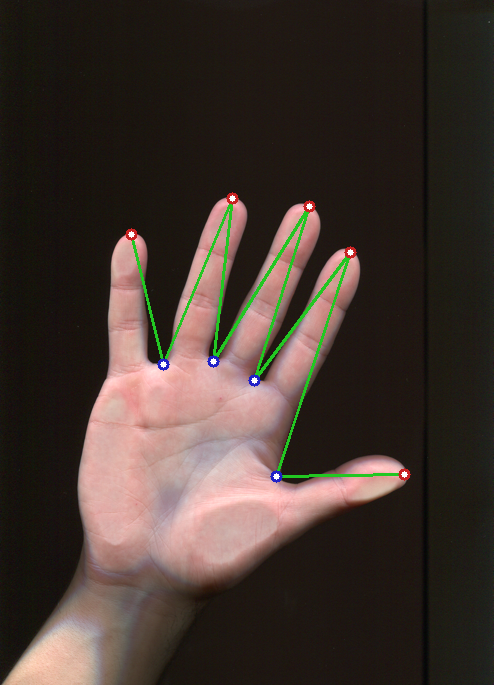
#> input picture lab02/output/003.tif, 494 x 685 px, given in place of 001.tif, which was not available
$ jupyter execute --allow-errors 'Отчет.ipynb'   (shell and % lines are left out)   (Python 2 division)   (older library calls are emulated)   (text cells are left out)
#> lines starting #> are read from the running program, lines starting #| are printed output that depends on the picture; after the words box and inside, x2 and y2 are one past the last pixel; in counts of white or black regions, pixels touching at a corner belong together; pictures that were not available may be replaced by others from this repository, and a replacement may not be noted
### lab02/src/processing/utils/__init__.py
#!/usr/bin/env python
# -*- coding: utf-8 -*-

import numpy as np

import cv2

from scipy.spatial import distance_matrix


def create_brush(d):
    brush = np.zeros((d, d), dtype=np.uint8)
    cv2.circle(brush, (d // 2, d // 2), d // 2, 1, -1)
    return brush


brush_3 = np.ones((3, 3), dtype=np.uint8)
brush_3[0,0] = brush_3[0,2] = brush_3[2,0] = brush_3[2,2] = 0

brush_5 = np.ones((5, 5), dtype=np.uint8)
brush_5[0,0] = brush_5[0,4] = brush_5[4,0] = brush_5[4,4] = 0

brush_15 = create_brush(15)

brush_70 = create_brush(70)


def check_image_consistency(img):
    return img.min() == 0 and img.max() == 255 and img.dtype == np.uint8


def scale_image_pixels(img):
    img = img.astype(np.float32)
    img = (img - img.min()) / (img.max() - img.min()) * 255
    return img.astype(np.uint8)


# [58 lines left out: functions argsort_vertices, choose_unique_points, padding, not called in this run]

### lab02/src/processing/masks.py
#!/usr/bin/env python
# -*- coding: utf-8 -*-

from utils import *
from utils.transform import *
from utils.morphology import *

from skimage.morphology import skeletonize


def create_hand_mask(img_gray):
    _, img_mask = cv2.threshold(img_gray, 45, 255, cv2.THRESH_BINARY)
    img_mask = scale_image_pixels(img_mask)
    img_mask = remove_holes(img_mask)

    skeleton = skeletonize(img_mask > 0)
    skeleton = scale_image_pixels(skeleton)
    skeleton = cv2.dilate(skeleton, brush_5)
    skeleton = skeleton > 0

    distance = cv2.distanceTransform(img_mask, cv2.DIST_L2, 5)

    r = distance[np.where(skeleton)]
    mask = np.logical_and(skeleton, distance >= .9 * r.max())
    centers = np.where(mask)
    radiuses = distance[centers] + 10

    img_mask_copy = img_mask.copy()

    center = np.unravel_index(np.argmax(distance, axis=None), distance.shape)
    radius_ = int(np.ceil(distance[center[0], center[1]]) + 10)

    img_mask = cv2.circle(img_mask, (center[1], center[0]), radius_, 0, -1)
    for row, col, radius in zip(centers[0], centers[1], radiuses):
        img_mask = cv2.circle(img_mask, (col, row), radius, 0, -1)
    img_mask = remove_border_objects(img_mask)

    # img_mask = remove_sparse_objects(img_mask, area=5000, solidity=0.5)

    img_mask = remove_small_objects(img_mask)

    img_mask = cv2.circle(img_mask, (center[1], center[0]), radius_, 255, -1)
    for row, col, radius in zip(centers[0], centers[1], radiuses):
        img_mask = cv2.circle(img_mask, (col, row), radius, 255, -1)
    img_mask = cv2.bitwise_and(img_mask, img_mask_copy)

    img_mask = cv2.bitwise_and(img_gray, img_gray, mask=img_mask)

    _, img_mask = cv2.threshold(img_mask, 55, 255, cv2.THRESH_BINARY)

    img_mask = find_largest_object(img_mask)
    img_mask = remove_holes(img_mask)

    return img_mask


# [54 lines left out: functions position_hand_mask, create_palm_and_fingers_masks, not called in this run]

### lab02/Отчет.ipynb
[cell 1]
import os
import re
import sys

import numpy as np
import pandas as pd

from collections import Counter
from operator import attrgetter, itemgetter

import cv2
import skimage
import joblib

import matplotlib.pyplot as plt

[cell 2]
def plot_image(img, zoom=1.5):
#> called with img = array of shape (15, 15), zoom = 0.2
    assert(2 <= len(img.shape) <= 3)

    is_gray = len(img.shape) == 2
    if not is_gray:
        img = img[:,:,::-1]
    n_len = 6.5

    n, m = img.shape[:2]
    frac = n / float(m)
    n, m = zoom * frac * n_len, zoom * n_len

    fig = plt.figure(figsize=(n, m))
    ax = fig.add_subplot(111)
    ax.imshow(img, cmap='gray' if is_gray else None)
    ax.set_yticklabels([])
    ax.set_xticklabels([])
    plt.axis("off")
    plt.show()
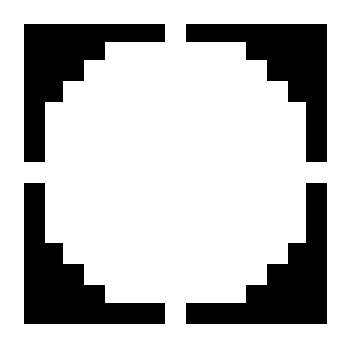
#> figure drawn by matplotlib, 1 panel

[cell 3]
def plot_hists(img, x_lim=(0, 255)):
    assert(2 <= len(img.shape) <= 3)

    if len(img.shape) == 3:
        f, ax = plt.subplots(3, 1, sharex=True, figsize=(6, 6))

        for i, ch in enumerate(['Blue', 'Green', 'Red']):
            values = img[:,:,i].reshape(-1)
            if x_lim != (0, 255):
                mask = np.logical_and(x_lim[0] <= values, values <= x_lim[1])
                values = values[mask]

            ax[i].set_xlim(x_lim)
            ax[i].hist(values, bins=x_lim[1]-x_lim[0]+1, color=ch.lower())
            ax[i].set_title(ch)
    elif len(img.shape) == 2:
        f, ax = plt.subplots(1, 1, sharex=True, figsize=(6, 2))

        values = img.reshape(-1)
        if x_lim != (0, 255):
            mask = np.logical_and(x_lim[0] <= values, values <= x_lim[1])
            values = values[mask]

        ax.set_xlim(x_lim)
        ax.hist(values, bins=x_lim[1]-x_lim[0]+1)
        ax.set_title('Gray')

    plt.show()

[cell 4]
def check_image_consistency(img):
    return img.min() == 0 and img.max() == 255 and img.dtype == np.uint8

[cell 5]
def scale_image_pixels(img):
    img = img.astype(np.float32)
    img = (img - img.min()) / (img.max() - img.min()) * 255
    return img.astype(np.uint8)

[cell 6]
def create_brush(d):
    brush = np.zeros((d, d), dtype=np.uint8)
    cv2.circle(brush, (d // 2, d // 2), d // 2, 1, -1)
    return brush

[cell 7]
brush_3 = np.ones((3, 3), dtype=np.uint8)
brush_3[0,0] = brush_3[0,2] = brush_3[2,0] = brush_3[2,2] = 0
brush_3

[cell 8]
brush_5 = np.ones((5, 5), dtype=np.uint8)
brush_5[0,0] = brush_5[0,4] = brush_5[4,0] = brush_5[4,4] = 0
brush_5

[cell 9]
brush_15 = create_brush(15)
plot_image(brush_15, zoom=0.2)

[cell 10]
brush_70 = create_brush(70)
#> in create_brush (call 2), `cv2.circle(brush, (d // 2, d // 2), d // 2, 1, -1)`: brush: shape (70, 70); values 0 (black) and 1 (white), 78.6% white; 4 black regions, box (x1, y1, x2, y2) and area: (0, 0, 35, 35) 297, (36, 0, 70, 27) 262, (0, 36, 27, 70) 262, (44, 44, 70, 70) 228
plot_image(brush_70, zoom=0.2)

[cell 11]
filename = "training/001.tif"

img_gray = cv2.imread(filename, 0)
#> img_gray: shape (685, 494); min 5, max 255, mean 57.2
img_color = cv2.imread(filename, 1)
#> img_color is the input picture: shape (685, 494, 3); mean B, G, R 47.5, 54.2, 66.6

img_gray_bak = img_gray.copy()
img_color_bak = img_color.copy()

plot_image(img_gray)
plot_hists(img_gray)
#> in plot_hists, `plt.show()`:
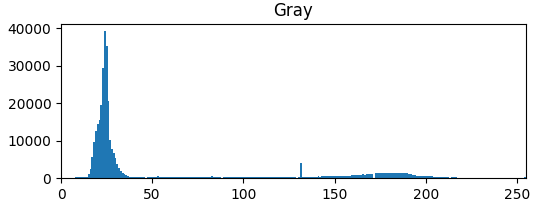
#> figure drawn by matplotlib, 1 panel; tallest bar 39195 high, from x = 23.55 to 24.53

[cell 12]
from scipy.ndimage.morphology import binary_fill_holes

def remove_holes(img):
    assert check_image_consistency(img)

    img = (img > 0).astype(np.uint8)
    img = binary_fill_holes(img)
    img = scale_image_pixels(img)

    assert check_image_consistency(img)
    return img

[cell 13]
_, img_mask = cv2.threshold(img_gray, 45, 255, cv2.THRESH_BINARY)
#> img_mask: shape (685, 494); 25.9% white; 4 white regions (3 under 20 px), largest, box (x1, y1, x2, y2) and area: (1, 192, 411, 685) 87752
img_mask = scale_image_pixels(img_mask)
img_mask = remove_holes(img_mask)
#> in remove_holes, `img = binary_fill_holes(img)`: img: shape (685, 494) bool; 26.1% white; 4 white regions (3 under 20 px), largest, box (x1, y1, x2, y2) and area: (1, 192, 411, 685) 88466
plot_image(img_mask)

[cell 14]
from skimage.morphology import skeletonize

[cell 15]
skeleton = skeletonize(img_mask > 0)
#> skeleton: shape (685, 494) bool; 0.49% white in thin lines or dots
skeleton = scale_image_pixels(skeleton)
#> in scale_image_pixels (call 3), `img = img.astype(np.float32)`: img: shape (685, 494) float32; values 0 (black) and 1 (white), 0.49% white in thin lines or dots
#> in scale_image_pixels (call 3), `img = (img - img.min()) / (img.max() - img.min()) * 255`: img: shape (685, 494) float32; 0.49% white in thin lines or dots
#> in scale_image_pixels (call 3), `return img.astype(np.uint8)`: returned value: shape (685, 494); 0.49% white in thin lines or dots
skeleton = cv2.dilate(skeleton, brush_5)
#> skeleton: shape (685, 494); 2.9% white; 4 white regions (2 under 20 px), largest, box (x1, y1, x2, y2) and area: (1, 198, 405, 685) 9745, (486, 19, 492, 24) 26
skeleton = skeleton > 0
plot_image(skeleton)

distance = cv2.distanceTransform(img_mask, cv2.DIST_L2, 5)
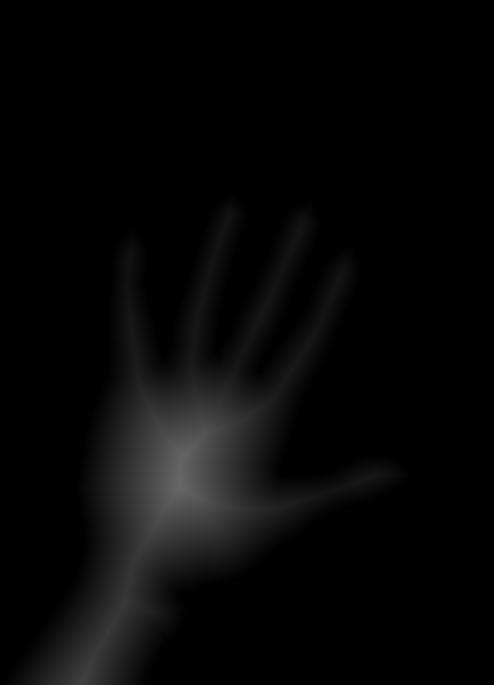
#> distance: shape (685, 494) float32; min 0, max 103.8, mean 7.3
plot_image(distance)

[cell 16]
r = distance[np.where(skeleton)]
#> r = 9797 values, max 102.6 at index 5630, min 0 at index 0, mean 33.59

mask = np.logical_and(skeleton, distance >= .9 * r.max())
#> mask: shape (685, 494) bool; 0.07% white; 2 white regions, box (x1, y1, x2, y2) and area: (169, 460, 191, 496) 180, (181, 447, 192, 458) 59
centers  = np.where(mask)
#> centers = 239 positions, rows 447 to 495, columns 169 to 191
radiuses = distance[centers]
#> radiuses = 239 values, max 102.6 at index 162, min 92.35 at index 0, mean 96.82

[cell 17]
img_color = cv2.bitwise_and(img_color_bak, img_color_bak, mask=img_mask)
for row, col, radius in zip(centers[0], centers[1], radiuses):
    img_color = cv2.circle(img_color, (col, row), radius, (0, 0, 255), 1)
#> this loop made 239 passes
#> (row, col, radius) on passes 1 to 3: (447, 181, 92.35), (447, 182, 92.54), (447, 183, 92.74)
#> pass 1, `img_color = cv2.circle(img_color, (col, row), radius, (0, 0, 255), 1)`:
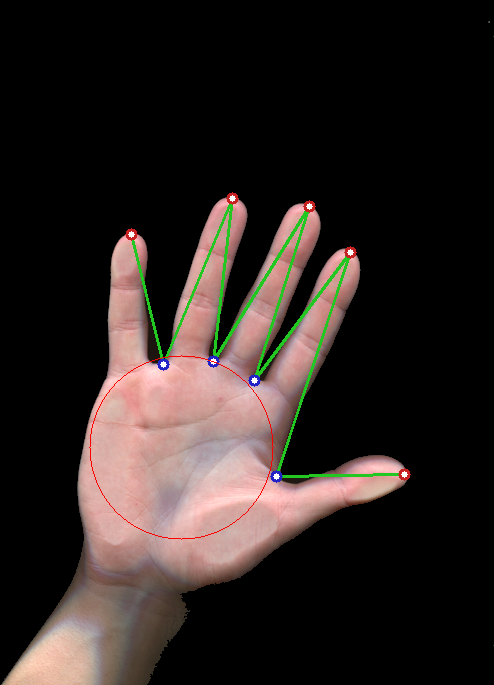
#> img_color: shape (685, 494, 3); mean B, G, R 34.3, 37.2, 45.8
#> after the loop:
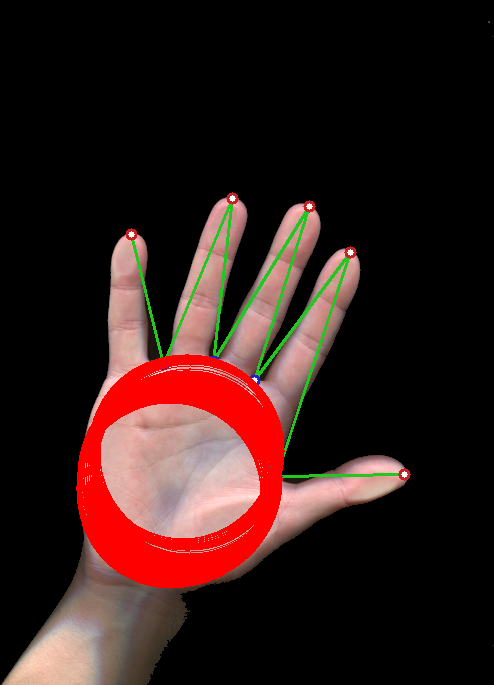
#> img_color: shape (685, 494, 3); mean B, G, R 25.1, 27.8, 49.6
plot_image(img_color)
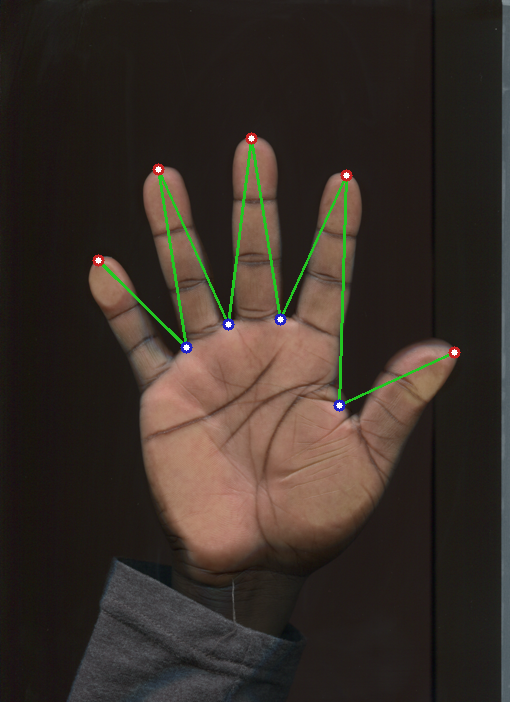
#> input picture lab02/output/012.tif, 510 x 702 px, given in place of 046.tif, which was not available
#> further down, img_color is the input picture: shape (702, 510, 3); mean B, G, R 39.7, 46.8, 56.4

[cell 18]
def func(img_gray):
    global img_mask, skeleton, distance, r, mask, centers, radiuses

    _, img_mask = cv2.threshold(img_gray, 45, 255, cv2.THRESH_BINARY)
#> img_mask: shape (702, 510); 28.7% white; 44 white regions (40 under 20 px), largest, box (x1, y1, x2, y2) and area: (88, 132, 461, 571) 80326, (67, 560, 283, 702) 16146, (501, 0, 510, 702) 6125, (188, 565, 212, 578) 151
    img_mask = scale_image_pixels(img_mask)
    img_mask = remove_holes(img_mask)
#> in remove_holes (call 2), `img = binary_fill_holes(img)`: img: shape (702, 510) bool; 29.3% white; 41 white regions (37 under 20 px), largest, box (x1, y1, x2, y2) and area: (88, 132, 461, 571) 81560, (67, 560, 283, 702) 16897, (501, 0, 510, 702) 6125, (188, 565, 212, 578) 151

    skeleton = skeletonize(img_mask > 0)
#> skeleton: shape (702, 510) bool; 0.95% white in thin lines or dots, all inside (x1, y1, x2, y2) = (70, 0, 506, 702)
    skeleton = scale_image_pixels(skeleton)
    skeleton = cv2.dilate(skeleton, brush_5)
#> skeleton: shape (702, 510); 5.4% white; 10 white regions, largest, box (x1, y1, x2, y2) and area: (100, 138, 455, 555) 8382, (68, 561, 289, 702) 7157, (500, 0, 508, 700) 3506
    skeleton = skeleton > 0

    distance = cv2.distanceTransform(img_mask, cv2.DIST_L2, 5)
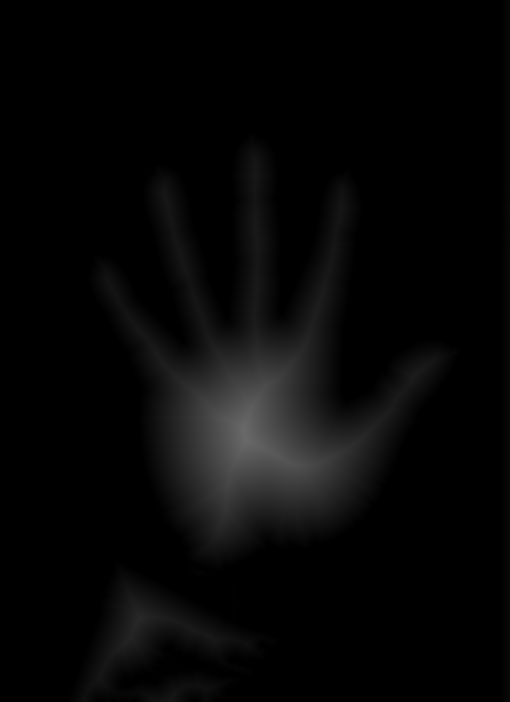
#> distance: shape (702, 510) float32; min 0, max 105.5, mean 7

    r = distance[np.where(skeleton)]
#> r = 19447 values, max 104.5 at index 8178, min 0 at index 0, mean 20.45

    mask = np.logical_and(skeleton, distance >= .9 * r.max())
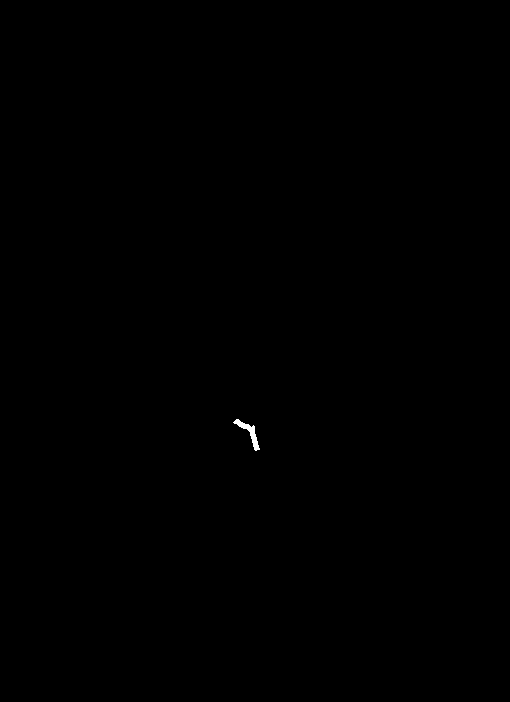
#> mask: shape (702, 510) bool; 0.06% white; 1 white region, box (x1, y1, x2, y2) and area: (233, 419, 260, 451) 225
    centers  = np.where(mask)
#> centers = 225 positions, rows 419 to 450, columns 233 to 259
    radiuses = distance[centers]
#> radiuses = 225 values, max 104.5 at index 91, min 94.09 at index 75, mean 98.45

[cell 19]
filename = "training/046.tif"

img_gray = cv2.imread(filename, 0)
img_color = cv2.imread(filename, 1)

img_gray_bak = img_gray.copy()
img_color_bak = img_color.copy()

[cell 20]
func(img_gray)

[cell 21]
img_color = cv2.bitwise_and(img_color_bak, img_color_bak, mask=img_mask)
for row, col, radius in zip(centers[0], centers[1], radiuses):
    img_color = cv2.circle(img_color, (col, row), radius, (0, 0, 255), 1)
#> this loop made 225 passes
#> (row, col, radius) on passes 1 to 3: (419, 236, 94.12), (419, 237, 94.73), (419, 238, 95.33)
#> pass 1, `img_color = cv2.circle(img_color, (col, row), radius, (0, 0, 255), 1)`:
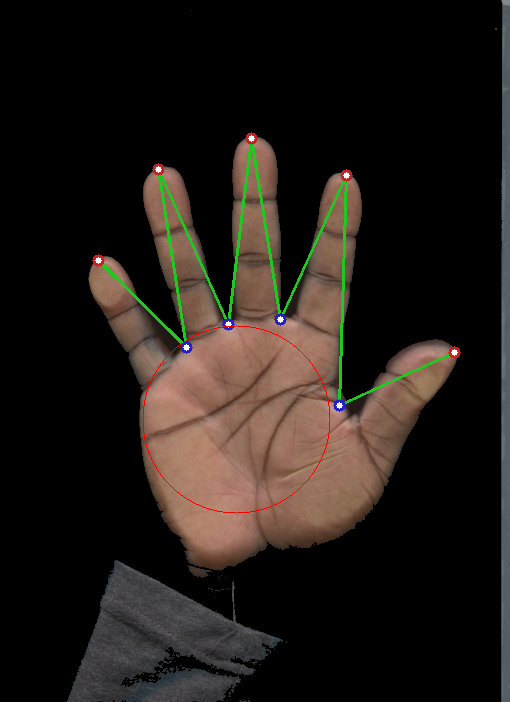
#> img_color: shape (702, 510, 3); mean B, G, R 23.5, 28.3, 34.5
#> after the loop:
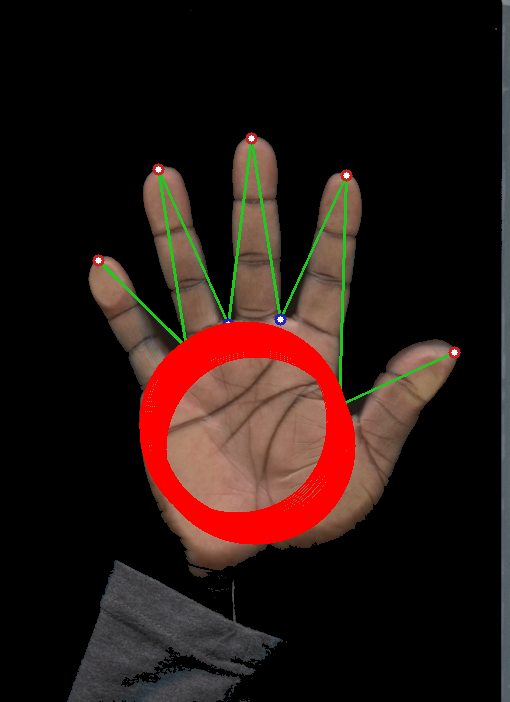
#> img_color: shape (702, 510, 3); mean B, G, R 18.7, 22.8, 39.5
plot_image(img_color)

[cell 22]
filename = "training/091.tif"

img_gray = cv2.imread(filename, 0)
img_color = cv2.imread(filename, 1)

img_gray_bak = img_gray.copy()
img_color_bak = img_color.copy()

[cell 23]
func(img_gray)

[cell 24]
img_color = cv2.bitwise_and(img_color_bak, img_color_bak, mask=img_mask)
for row, col, radius in zip(centers[0], centers[1], radiuses):
    img_color = cv2.circle(img_color, (col, row), radius, (0, 0, 255), 1)
plot_image(img_color)

[cell 25]
radiuses = radiuses + 10
#> radiuses = 225 values, max 114.5 at index 91, min 104.1 at index 75, mean 108.5

[cell 26]
img_color = cv2.bitwise_and(img_color_bak, img_color_bak, mask=img_mask)
for row, col, radius in zip(centers[0], centers[1], radiuses):
    img_color = cv2.circle(img_color, (col, row), radius, (0, 0, 255), 1)
#> this loop made 225 passes
#> (row, col, radius) on passes 1 to 3: (419, 236, 104.1), (419, 237, 104.7), (419, 238, 105.3)
plot_image(img_color)

[cell 27]
def remove_border_objects(img):
    assert check_image_consistency(img)

    img = img.copy()
    img[0, :] = 255
    img[:, 0] = 255
    img[img.shape[0] - 1, :] = 255
    img[:, img.shape[1] - 1] = 255

    h, w = img.shape[:2]
    mask = np.zeros((h + 2, w + 2), np.uint8)

    cv2.floodFill(img, mask, (0, 0), 0)

    assert check_image_consistency(img)
    return img

[cell 28]
from skimage.measure import label, regionprops

def remove_small_objects(img, area=300):
    assert check_image_consistency(img)

    img = img.copy()
    img_labels = label(img)

    img_labels_remove = set([prop.label for prop in regionprops(img_labels)
                             if prop.area < area])

    mask = map(lambda x: x in img_labels_remove, img_labels.reshape(-1))
    mask = np.array(mask).reshape(img_labels.shape)

    img[mask] = 0

    assert check_image_consistency(img)
    return img

[cell 29]
img_mask_copy = img_mask.copy()

center = np.unravel_index(np.argmax(distance, axis=None), distance.shape)
#> center = (440, 246)
radius_ = int(np.ceil(distance[center[0], center[1]]) + 10)
#> radius_ = 116

img_mask = cv2.circle(img_mask, (center[1], center[0]), radius_, 0, -1)
for row, col, radius in zip(centers[0], centers[1], radiuses):
    img_mask = cv2.circle(img_mask, (col, row), radius, 0, -1)
img_mask = remove_border_objects(img_mask)

img_mask = remove_small_objects(img_mask)
#> in remove_small_objects, `img_labels_remove = set([prop.label for prop in regionprops(img_labels..`: img_labels_remove = 50 items
#> in remove_small_objects, `mask = map(lambda x: x in img_labels_remove, img_labels.reshape(-1))`: mask = 358020 items

img_mask = cv2.circle(img_mask, (center[1], center[0]), radius_, 255, -1)
for row, col, radius in zip(centers[0], centers[1], radiuses):
    img_mask = cv2.circle(img_mask, (col, row), radius, 255, -1)
img_mask = cv2.bitwise_and(img_mask, img_mask_copy)

plot_image(img_mask)

[cell 30]
func_prev = func

def func(img_gray):
    global radiuses, img_mask_copy, center, radius_, img_mask

    func_prev(img_gray)
    radiuses = radiuses + 10

    img_mask_copy = img_mask.copy()

    center = np.unravel_index(np.argmax(distance, axis=None), distance.shape)
    radius_ = int(np.ceil(distance[center[0], center[1]]) + 10)

    img_mask = cv2.circle(img_mask, (center[1], center[0]), radius_, 0, -1)
    for row, col, radius in zip(centers[0], centers[1], radiuses):
        img_mask = cv2.circle(img_mask, (col, row), radius, 0, -1)
    img_mask = remove_border_objects(img_mask)

    img_mask = remove_small_objects(img_mask)

    img_mask = cv2.circle(img_mask, (center[1], center[0]), radius_, 255, -1)
    for row, col, radius in zip(centers[0], centers[1], radiuses):
        img_mask = cv2.circle(img_mask, (col, row), radius, 255, -1)
    img_mask = cv2.bitwise_and(img_mask, img_mask_copy)

[cell 31]
filename = "training/144.tif"

img_gray = cv2.imread(filename, 0)
img_color = cv2.imread(filename, 1)

#> (the rest of this cell did not finish here and is left out)

#> (a cell that did not finish here is left out)

[cell 33]
img_mask = cv2.bitwise_and(img_gray, img_gray, mask=img_mask)

_, img_mask = cv2.threshold(img_mask, 55, 255, cv2.THRESH_BINARY)
#> (the rest of this cell did not finish here and is left out)

[cell 34]
def find_largest_object(img, copy=True):
    assert check_image_consistency(img)

    if copy:
        img = img.copy()

    img_labels = label(img)
    img_props = sorted(regionprops(img_labels), key=attrgetter('area'), reverse=True)[0]
    img[np.where(img_labels != img_props.label)] = 0

    assert check_image_consistency(img)
    return img

#> (a cell that did not finish here is left out)

[cell 36]
sys.path.append('src')

[cell 37]
from processing.masks import create_hand_mask
